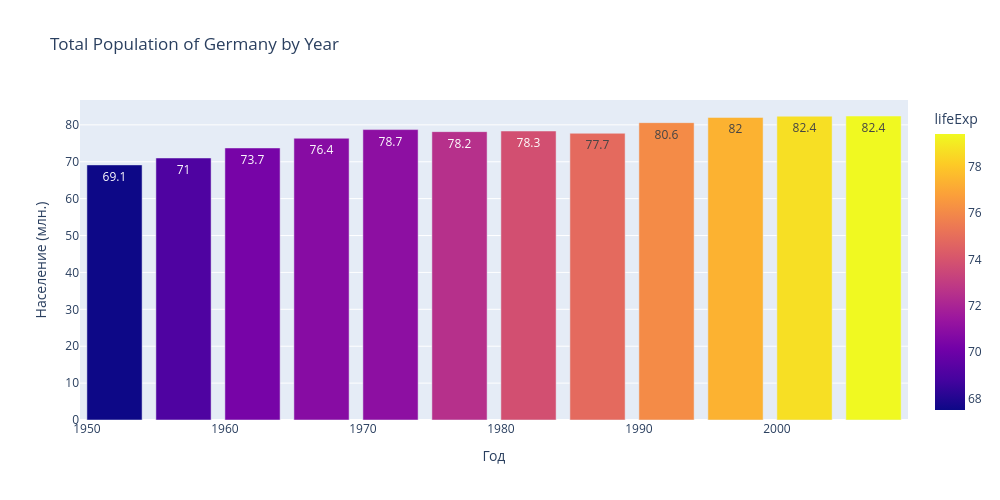

Notebook source saved alongside this figure:
### Code cell
# другие параметры
fig = px.bar(data_frame = df_Germany, 
             x = 'year',
             y = 'popMillion',
             title = 'Total Population of Germany by Year',
             color = 'lifeExp',
             text = round(df_Germany['popMillion'], 1), # Подписи столбцов
             # text_auto = True,
             labels = {'year':'Год', 'popMillion':'Население (млн.)'}, # Подписи осей
             orientation = 'v', # Ориентация графика ('v' - вертикальная, 'h' - горизонтальная)
             width = 1000, # ширина графика в пикселях
             height = 500 # высота графика в пикселях
            )
fig.show()

### Figure 1 — Plotly figure (JSON) as saved in the notebook; plotly's stock layout.template omitted (floating-point values rounded to 4 significant figures)
{"data": [{"hovertemplate": "Год=%{x}<br>Население (млн.)=%{y}<br>text=%{text}<br>lifeExp=%{marker.color}<extra></extra>", "legendgroup": "", "marker": {"color": [67.5, 69.1, 70.3, 70.8, 71.0, 72.5, 73.8, 74.85, 76.07, 77.34, 78.67, 79.41], "coloraxis": "coloraxis", "pattern": {"shape": ""}}, "name": "", "orientation": "v", "showlegend": false, "text": [69.1, 71.0, 73.7, 76.4, 78.7, 78.2, 78.3, 77.7, 80.6, 82.0, 82.4, 82.4], "textposition": "auto", "type": "bar", "x": [1952, 1957, 1962, 1967, 1972, 1977, 1982, 1987, 1992, 1997, 2002, 2007], "xaxis": "x", "y": [69.15, 71.02, 73.74, 76.37, 78.72, 78.16, 78.34, 77.72, 80.6, 82.01, 82.35, 82.4], "yaxis": "y"}], "layout": {"barmode": "relative", "coloraxis": {"colorbar": {"title": {"text": "lifeExp"}}, "colorscale": [[0, "#0d0887"], [0.1111, "#46039f"], [0.2222, "#7201a8"], [0.3333, "#9c179e"], [0.4444, "#bd3786"], [0.5556, "#d8576b"], [0.6667, "#ed7953"], [0.7778, "#fb9f3a"], [0.8889, "#fdca26"], [1, "#f0f921"]]}, "height": 500, "legend": {"tracegroupgap": 0}, "title": {"text": "Total Population of Germany by Year"}, "width": 1000, "xaxis": {"anchor": "y", "domain": [0, 1], "title": {"text": "Год"}}, "yaxis": {"anchor": "x", "domain": [0, 1], "title": {"text": "Население (млн.)"}}}}
